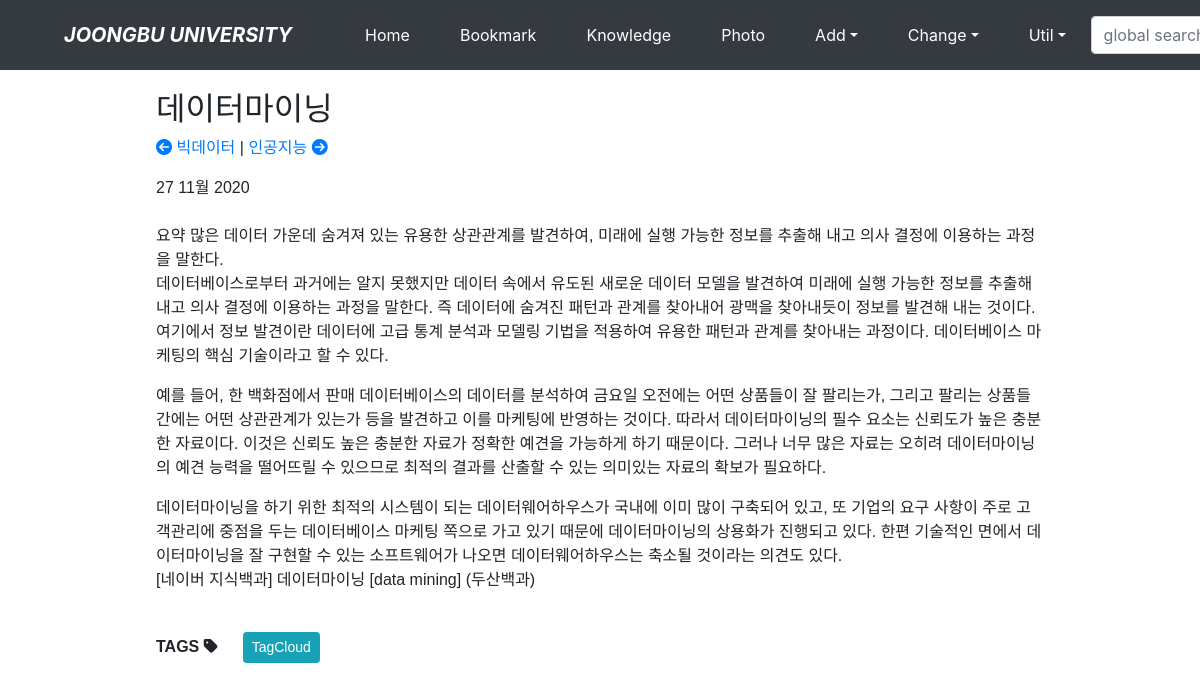
Screenshot of /blog/post/데이터마이닝/ with the database file from the repository.
### blog/models.py (models this page shows, shortened)
class Post(models.Model):
    title = models.CharField(verbose_name='TITLE', max_length=50)
    slug = models.SlugField('SLUG', unique=True, allow_unicode=True, help_text='one word for title alias.')
    description = models.CharField('DESCRIPTION', max_length=100, blank=True, help_text='simple description text.')
    content = models.TextField('CONTENT')
    create_dt = models.DateTimeField('CREATE DATE', auto_now_add=True)
    modify_dt = models.DateTimeField('MODIFY DATE', auto_now=True)
    tags = TaggableManager(blank=True)
    owner = models.ForeignKey(User, on_delete=models.CASCADE, verbose_name='OWNER', blank=True, null=True)
    class Meta:
        verbose_name = 'post'
        verbose_name_plural = 'posts'
        db_table = 'blog_posts'
        ordering = ('-modify_dt',)
    def __str__(self):
        return self.title
    def get_absolute_url(self):
        return reverse('blog:post_detail', args=(self.slug,))
    def get_previous(self):
        return self.get_previous_by_modify_dt()
    def get_next(self):
        return self.get_next_by_modify_dt()

### blog/views.py (called while the page is built)
    def get_context_data(self, **kwargs):
        context = super().get_context_data(**kwargs)
        context['disqus_short'] = f"{settings.DISQUS_SHORTNAME}"
        context['disqus_id'] = f"post-{self.object.id}-{self.object.slug}"
        context['disqus_url'] = f"{settings.DISQUS_MY_DOMAIN}{self.object.get_absolute_url()}"
        context['disqus_title'] = f"{self.object.slug}"
        return context

### blog/templates/blog/post_detail.html (shortened to what this page needs)
{% extends "base.html" %}
{% block content %}
<div class="post-body">
    <h2>{{ object.title }}</h2>
    <p>
        {% if object.get_next %}
        <a href="{{ object.get_next.get_absolute_url }}" title="View previous post">
            <i class="fas fa-arrow-circle-left"></i> {{ object.get_next }}
        </a>
        {% endif %}
        {% if object.get_previous %}
        | <a href="{{ object.get_previous.get_absolute_url }}" title="View next post">
        {{ object.get_previous }} <i class="fas fa-arrow-circle-right"></i>
        </a>
        {% endif %}
    </p>
    <div>{{ object.modify_dt|date:"j F Y" }}</div>
    <br>
    <div>
        {{ object.content|linebreaks }}
    </div>
    <br>
    <div>
        <b>TAGS</b> <i class="fas fa-tag"></i>
        {% load taggit_templatetags2_tags %}
        <a href="{% url 'blog:tag_cloud' %}"> <span class="btn btn-info btn-sm">TagCloud</span> </a>
    </div>
    <br>
</div>
{% endblock %}

### blog/templates/blog/post_detail.html (style rules this page uses)
.post-body { width: 80%; margin: auto; font-family: "Lucida Grande", Verdana, Arial, sans-serif; font-size: 16px; }

### rows the page displays
Post: title "데이터마이닝", get_next "빅데이터", get_previous "인공지능", modify_dt "27 11월 2020", content "요약 많은 데이터 가운데 숨겨져 있는 유용한 상관관계를 발견하여, 미래에 실행 가능한 정보를 추출해 내고 의사 결정에 이용하는 과정을 말한다. 데이터베이스로부터 과거에는 알지 못했지만 데이터 속에서 유도된 새로운 데이터 모델을 발견하여 미래에 실행 가능한 정보를 추출해 내고 의사 결정에 이용하는 과정을 말한다. 즉 데이터에 숨겨진 패턴과 관계를 찾아내어 광맥을 찾아내듯이 정보를 발견해 내는 것이다. 여기에서 정보 발견이란 데이터에 고급 통계 분석과 모델링 기법을 적용하여 유용한 패턴과 관계를 찾아내는 과정이다. 데이터베이스 마케팅의 핵심 기술이라고 할 수 있다. 예를 들어, 한 백화점에서 판매 데이터베이스의 데이터를 분석하여 금요일 오전에는 어떤 상품들이 잘 팔리는가, 그리고 팔리는 상품들간에는 어떤 상관관계가 있는가 등을 발견하고 이를 마케팅에 반영하는 것이다. 따라서 데이터마이닝의 필수 요소는 신뢰도가 높은 충분한 자료이다. 이것은 신뢰도 높은 충분한 자료가 정확한 예견을 가능하게 하기 때문이다. 그러나 너무 많은 자료는 오히려 데이터마이닝의 예견 능력을 떨어뜨릴 수 있으므로 최적의 결과를 산출할 수 있는 의미있는 자료의 확보가 필요하다. 데이터마이닝을 하기 위한 최적의 시스템이 되는 데이터웨어하우스가 국내에 이미 많이 구축되어 있고, 또 기업의 요구 사항이 주로 고객관리에 중점을 두는 데이터베이스 마케팅 쪽으로 가고 있기…"
